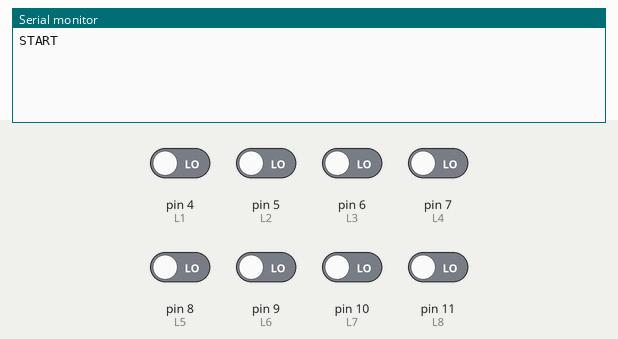
Bench run of a sketch on a simulated Arduino Uno, built with avr-gcc and run on an emulated ATmega328P. Shown: the last lines printed to the serial monitor. The inputs (shaded band) are chosen by the test bench; at power-on: pin 4 (L1), pin 5 (L2), pin 6 (L3), pin 7 (L4), pin 8 (L5), pin 9 (L6), pin 10 (L7), pin 11 (L8) LOW.

Above: at 1.2 s.
1.3 s: pin 4 (L1) driven HIGH
At 2.3 s:
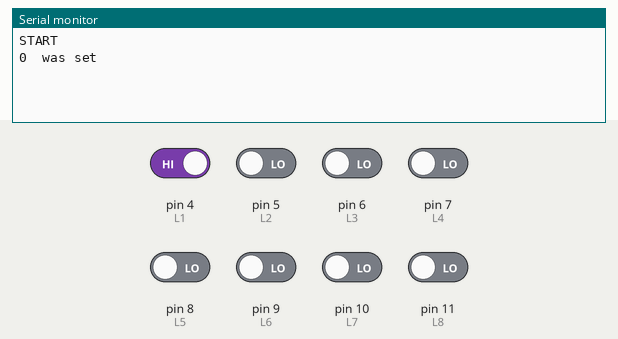
3.9 s: pin 5 (L2) driven HIGH
At 4.7 s:
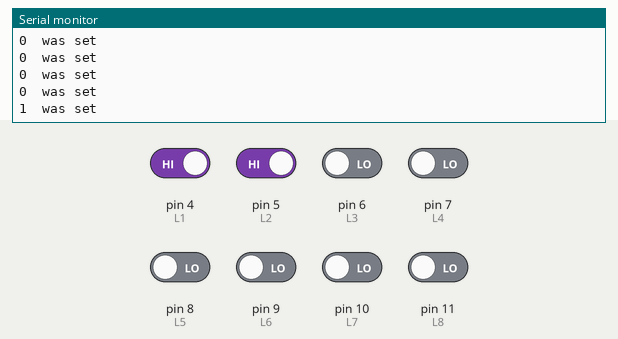
5.4 s: pin 6 (L3) driven HIGH
At 6.1 s:
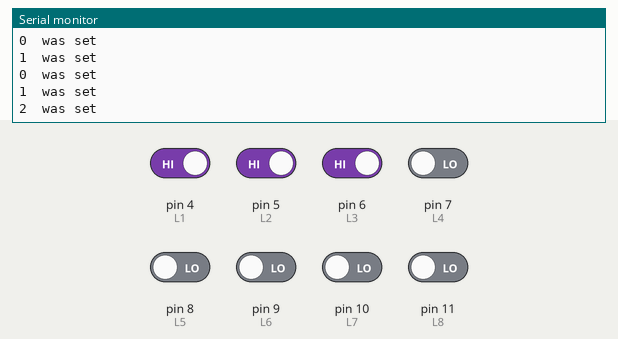
6.9 s: pin 7 (L4) driven HIGH
At 8.0 s:
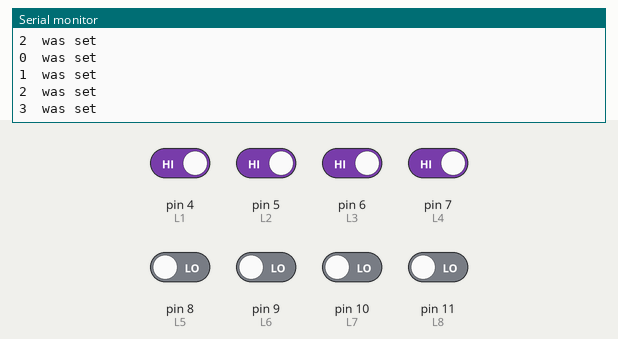
9.9 s: pin 8 (L5) driven HIGH
At 11.2 s:
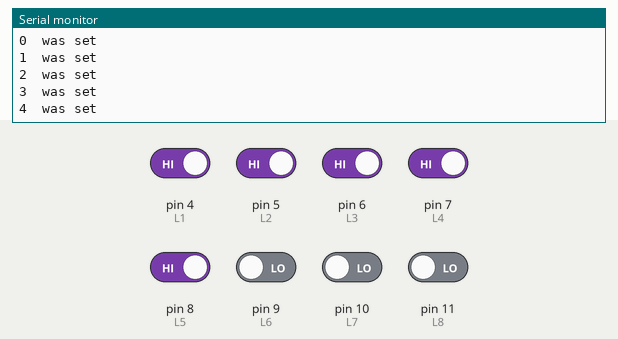
11.4 s: pin 9 (L6) driven HIGH
At 12.1 s:
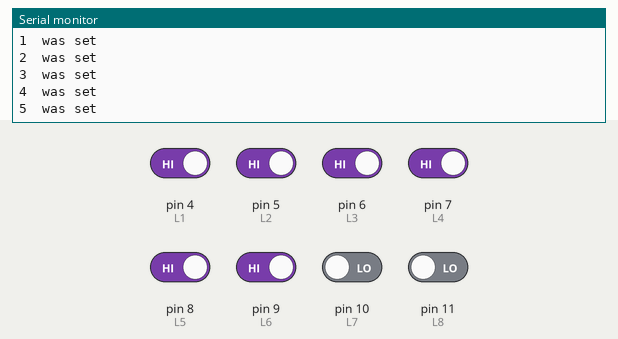
Timing chart, 0 to 13.9 s (numbered marks = the images above; inputs shaded):
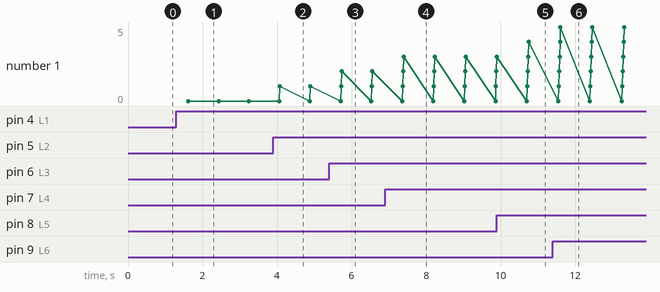

Measured:
- after the input at 1.3 s, the serial monitor: prints a new line after 0.32 s (image 1)
- after the input at 3.9 s, the serial monitor: prints a new line after 0.17 s (image 2)
- after the input at 5.4 s, the serial monitor: prints a new line after 0.33 s (image 3)
- after the input at 6.9 s, the serial monitor: prints a new line after 0.50 s (image 4)
- after the input at 9.9 s, the serial monitor: prints a new line after 0.85 s (image 5)
- after the input at 11.4 s, the serial monitor: prints a new line after 0.21 s (image 6)
- plotted number 1: 0 → 1 after the input at 3.9 s, 1 → 2 after the input at 5.4 s, 2 → 3 after the input at 6.9 s, 3 → 4 after the input at 9.9 s, 4 → 5 after the input at 11.4 s

The sketch:

debugKeypadZ80.ino
```cpp
#define L1 4
#define L2 5
#define L3 6
#define L4 7
#define L5 8
#define L6 9
#define L7 10
#define L8 11


void setup() {

  pinMode(L1, INPUT);
  pinMode(L2, INPUT);
  pinMode(L3, INPUT);
  pinMode(L4, INPUT);
  pinMode(L5, INPUT);
  pinMode(L6, INPUT);
  pinMode(L7, INPUT);
  pinMode(L8, INPUT);

  Serial.begin(9600);
  Serial.println("START");
}

bool keypadLatch[8];

void loop()
{
  int hadPinHigh[8] = {0,0,0,0,0,0,0,0};
  int countAll = 0;
  int looCount = 0;
  while(1)
  {
    keypadLatch[0] = digitalRead(L1);
    keypadLatch[1] = digitalRead(L2);
    keypadLatch[2] = digitalRead(L3);
    keypadLatch[3] = digitalRead(L4);
    keypadLatch[4] = digitalRead(L5);
    keypadLatch[5] = digitalRead(L6);
    keypadLatch[6] = digitalRead(L7);
    keypadLatch[7] = digitalRead(L8);

    for (int i = 0; i < 8; i++)
    {
      if (keypadLatch[i] == 1)
      {
          hadPinHigh[i] = 1;
      }
    }


    looCount++;
    if (looCount >= 20000)
    {
      looCount = 0;

      for (int i = 0; i < 8; i++)
      {
        if (hadPinHigh[i] == 1)
        {
          Serial.print(i);
          Serial.println("  was set");
          hadPinHigh[i] = 0;
        }
      }
    }
  }
}
```
